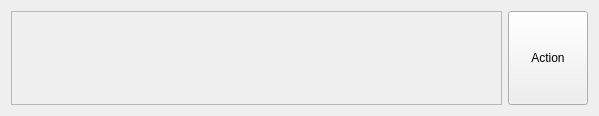
<?xml version="1.0" encoding="UTF-8"?>
<ui version="4.0">
 <class>HorizontalButtonBarWidget</class>
 <widget class="QWidget" name="HorizontalButtonBarWidget">
  <property name="geometry">
   <rect>
    <x>0</x>
    <y>0</y>
    <width>599</width>
    <height>116</height>
   </rect>
  </property>
  <property name="windowTitle">
   <string>Form</string>
  </property>
  <layout class="QHBoxLayout" name="horizontalLayout">
   <item>
    <widget class="QScrollArea" name="buttonArrayWidget">
     <property name="verticalScrollBarPolicy">
      <enum>Qt::ScrollBarAlwaysOff</enum>
     </property>
     <property name="widgetResizable">
      <bool>true</bool>
     </property>
     <widget class="QWidget" name="buttonArrayWidgetContents">
      <property name="geometry">
       <rect>
        <x>0</x>
        <y>0</y>
        <width>490</width>
        <height>90</height>
       </rect>
      </property>
      <property name="sizePolicy">
       <sizepolicy hsizetype="Expanding" vsizetype="Expanding">
        <horstretch>0</horstretch>
        <verstretch>0</verstretch>
       </sizepolicy>
      </property>
      <layout class="QHBoxLayout" name="horizontalLayout_2"/>
     </widget>
    </widget>
   </item>
   <item>
    <widget class="QPushButton" name="actionButton">
     <property name="sizePolicy">
      <sizepolicy hsizetype="Preferred" vsizetype="Preferred">
       <horstretch>0</horstretch>
       <verstretch>0</verstretch>
      </sizepolicy>
     </property>
     <property name="minimumSize">
      <size>
       <width>16</width>
       <height>16</height>
      </size>
     </property>
     <property name="text">
      <string>Action</string>
     </property>
    </widget>
   </item>
  </layout>
 </widget>
 <resources/>
 <connections/>
</ui>
